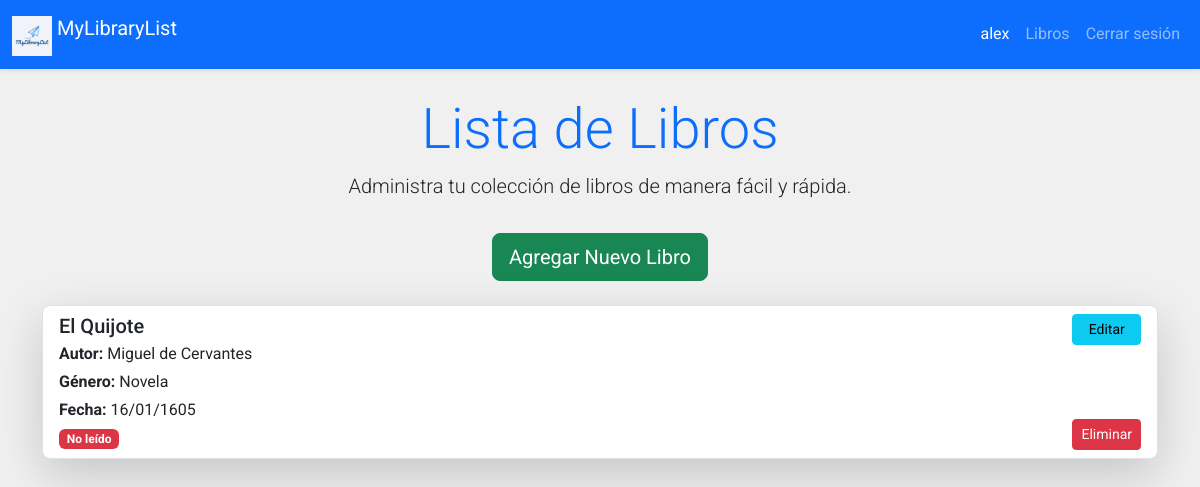
Page /library/list (signed in) on the earlier database version.
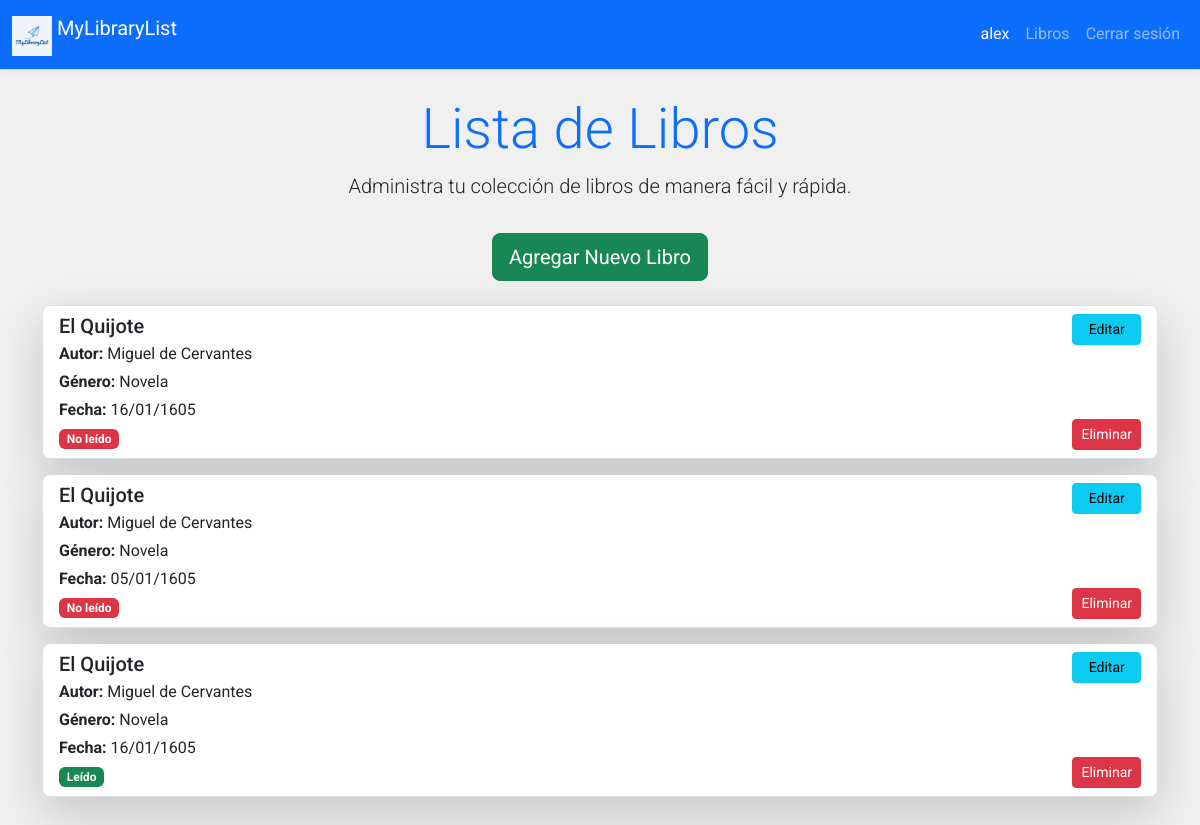
Same page on the later database version.
### app/models.py (models this page shows, shortened)
class Libro(db.Model):
    id = db.Column(db.Integer, primary_key=True)
    created_by = db.Column(db.Integer, db.ForeignKey('user.id'), nullable=False)
    title = db.Column(db.String(100), nullable=False)
    author = db.Column(db.String(100), nullable=False)
    genre = db.Column(db.String(50), nullable=False)
    published_date = db.Column(db.Date, nullable=False)
    state = db.Column(db.Boolean, default = False)

### app/library.py (the view)
@bp.route('/list') #Rutas secundarias
@login_required
def index():
    libros = Libro.query.all()
    return render_template('/library/index.html', libros = libros)

### app/auth.py (called while the page is built)
@bp.before_app_request
def load_logged_in_user():
    user_id = session.get('user_id')
    if user_id is None:
        g.user = None
    else:
        g.user = User.query.get_or_404(user_id)

def login_required(view):
    @functools.wraps(view)
    def wrapped_view(**kwargs):
        if g.user is None:
            return redirect(url_for('auth.login'))
        return view(**kwargs)
    return wrapped_view

### app/templates/library/index.html (shortened to what this page needs)
{% extends 'base.html' %}
{% block content %}
<section class="container my-5">
  <div class="text-center mb-4">
    <h1 class="display-4 text-primary">Lista de Libros</h1>
    <p class="lead">Administra tu colección de libros de manera fácil y rápida.</p>
    <a href="{{ url_for('library.create') }}" class="btn btn-success btn-lg mt-3">
       Agregar Nuevo Libro
    </a>
  </div>
  <div class="list-group">
    {% for libro in libros %}
      {% if g.user.id == libro.created_by %}
        <div class="list-group-item d-flex align-items-center mb-3 shadow-lg rounded-3">
          <div class="d-flex w-100">
            <div class="flex-grow-1">
              <h5 class="mb-1">{{ libro.title }}</h5>
              <p class="mb-1"><strong>Autor:</strong> {{ libro.author }}</p>
              <p class="mb-1"><strong>Género:</strong> {{ libro.genre }}</p>
              <p class="mb-1"><strong>Fecha:</strong> {{ libro.published_date.strftime('%d/%m/%Y') }}</p>
              <span class="badge {% if libro.state %} bg-success {% else %} bg-danger {% endif %}">
                {% if libro.state %} Leído {% else %} No leído {% endif %}
              </span>
            </div>
            <div class="ms-3 d-flex flex-column justify-content-between">
              <a href="{{ url_for('library.update', id=libro.id) }}" class="btn btn-info btn-sm mb-2">
                 Editar
              </a>
              <form action="{{ url_for('library.delete', id=libro.id) }}" method="POST" style="display: inline;">
                <button id="eliminar" type="submit" class="btn btn-danger btn-sm">
                   Eliminar
                </button>
              </form>
            </div>
          </div>
        </div>
      {% endif %}
    {% else %}
      <div class="col-12">
        <div class="alert alert-warning text-center" role="alert">
          No hay libros disponibles en tu lista.
        </div>
      </div>
    {% endfor %}
  </div>
</section>
{% endblock content %}

Differences in the rows shown:
added Libro: title "El Quijote", author "Miguel de Cervantes", genre "Novela", published_date "05/01/1605", state "No leído"
added Libro: title "El Quijote", author "Miguel de Cervantes", genre "Novela", published_date "16/01/1605", state "Leído"
